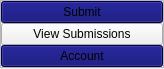
               <widget class="QWidget" name="page_2">
                <property name="geometry">
                 <rect>
                  <x>0</x>
                  <y>0</y>
                  <width>164</width>
                  <height>69</height>
                 </rect>
                </property>
                <attribute name="icon">
                 <iconset resource="icons.qrc">
                  <normaloff>:/icons/icons/chevron-down.svg</normaloff>:/icons/icons/chevron-down.svg</iconset>
                </attribute>
                <attribute name="label">
                 <string>User</string>
                </attribute>
                <layout class="QVBoxLayout" name="verticalLayout_4">
                 <property name="spacing">
                  <number>0</number>
                 </property>
                 <property name="leftMargin">
                  <number>0</number>
                 </property>
                 <property name="topMargin">
                  <number>0</number>
                 </property>
                 <property name="rightMargin">
                  <number>0</number>
                 </property>
                 <property name="bottomMargin">
                  <number>0</number>
                 </property>
                 <item alignment="Qt::AlignTop">
                  <widget class="QFrame" name="frame_10">
                   <property name="frameShape">
                    <enum>QFrame::StyledPanel</enum>
                   </property>
                   <property name="frameShadow">
                    <enum>QFrame::Raised</enum>
                   </property>
                   <layout class="QVBoxLayout" name="verticalLayout_5">
                    <property name="spacing">
                     <number>0</number>
                    </property>
                    <property name="leftMargin">
                     <number>0</number>
                    </property>
                    <property name="topMargin">
                     <number>0</number>
                    </property>
                    <property name="rightMargin">
                     <number>0</number>
                    </property>
                    <property name="bottomMargin">
                     <number>0</number>
                    </property>
                    <item>
                     <widget class="QPushButton" name="pushButton_7">
                      <property name="styleSheet">
                       <string notr="true">background-color: rgb(0, 0, 106);</string>
                      </property>
                      <property name="text">
                       <string>Submit</string>
                      </property>
                      <property name="icon">
                       <iconset resource="icons.qrc">
                        <normaloff>:/icons/icons/anchor.svg</normaloff>:/icons/icons/anchor.svg</iconset>
                      </property>
                     </widget>
                    </item>
                    <item>
                     <widget class="QPushButton" name="pushButton_14">
                      <property name="text">
                       <string>View Submissions</string>
                      </property>
                      <property name="icon">
                       <iconset resource="icons.qrc">
                        <normaloff>:/icons/icons/clipboard.svg</normaloff>:/icons/icons/clipboard.svg</iconset>
                      </property>
                     </widget>
                    </item>
                    <item>
                     <widget class="QPushButton" name="pushButton_8">
                      <property name="styleSheet">
                       <string notr="true">background-color: rgb(0, 0, 106);</string>
                      </property>
                      <property name="text">
                       <string>Account</string>
                      </property>
                      <property name="icon">
                       <iconset resource="icons.qrc">
                        <normaloff>:/icons/icons/user.svg</normaloff>:/icons/icons/user.svg</iconset>
                      </property>
                     </widget>
                    </item>
                   </layout>
                  </widget>
                 </item>
                </layout>
               </widget>
